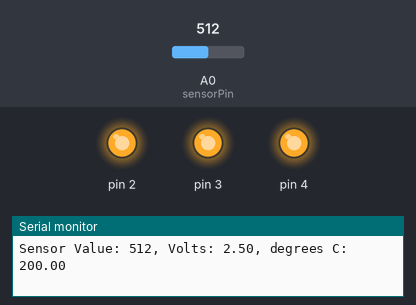
Bench run of a sketch on a simulated Arduino Uno, built with avr-gcc and run on an emulated ATmega328P. Parts: output pins drawn as LEDs (lit = HIGH), the last lines printed to the serial monitor. The test bench sets the inputs (shaded band); at power-on: A0 (sensorPin) = 512.

Above: at 1.2 s.
1.3 s: A0 (sensorPin) set to 157
4.3 s: A0 (sensorPin) set to 149
At 5.1 s:
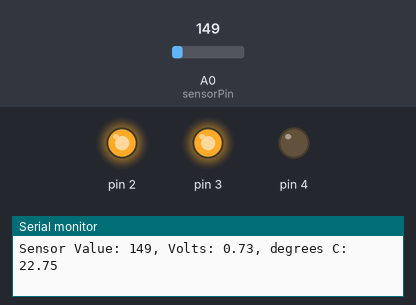
5.8 s: A0 (sensorPin) set to 122
At 6.5 s:
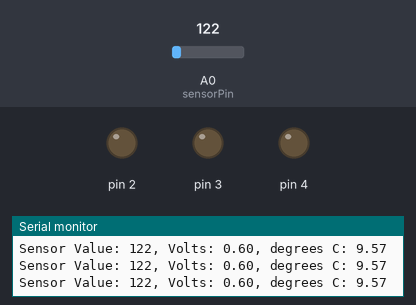
7.3 s: A0 (sensorPin) set to 1023
At 8.2 s:
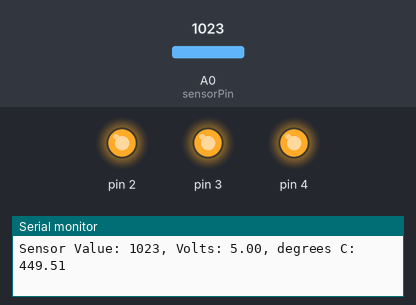
8.8 s: A0 (sensorPin) set to 0
At 9.7 s:
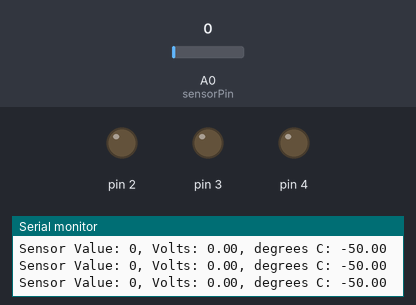
Timing chart, 0 to 11.3 s (numbered marks = the images above; inputs shaded):
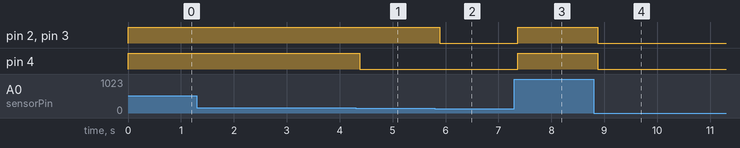

The sketch:

loveOMeter.ino
```cpp
const int sensorPin = A0;
const float baselineTemp = 17.0;

void setup(){
  Serial.begin(9600); // open a serial port

  for(int pinNumber = 2; pinNumber<5; pinNumber++){
    pinMode(pinNumber, OUTPUT);
    digitalWrite(pinNumber, LOW);
  }
}

void loop(){
  int sensorVal = analogRead(sensorPin);

  Serial.print("Sensor Value: ");
  Serial.print(sensorVal);

  // convert the ADC reading to voltage
  float voltage = (sensorVal/1024.0) * 5.0;
  Serial.print(", Volts: ");
  Serial.print(voltage);

  Serial.print(", degrees C: ");
  // convert the voltage to temperature in degrees
  float temperature = (voltage - 0.5) * 100;
  Serial.println(temperature);

  if(temperature < baselineTemp+2){
    digitalWrite(2, LOW);
    digitalWrite(3, LOW);
    digitalWrite(4, LOW);

  }else if(temperature >= baselineTemp+2 && temperature < baselineTemp + 4){
    digitalWrite(2, HIGH);
    digitalWrite(3, LOW);
    digitalWrite(4, LOW);

  }else if(temperature >= baselineTemp+4 && temperature < baselineTemp+6){
    digitalWrite(2, HIGH);
    digitalWrite(3, HIGH);
    digitalWrite(4, LOW);

  }else if(temperature >= baselineTemp+6){
    digitalWrite(2, HIGH);
    digitalWrite(3, HIGH);
    digitalWrite(4, HIGH);

  }
  delay(1);
}
```

Measured:
- the behaviour switches between 150 and 149 on A0 (sensorPin) (found by bisection; images 0 and 1)
- after the input at 4.3 s, pin 4: HIGH → LOW after 0.08 s
- after the input at 5.8 s, pin 2, pin 3: HIGH → LOW after 0.09 s
- after the input at 7.3 s, pin 2–4: LOW → HIGH after 0.07 s
- after the input at 8.8 s, pin 2–4: HIGH → LOW after 0.08 s
